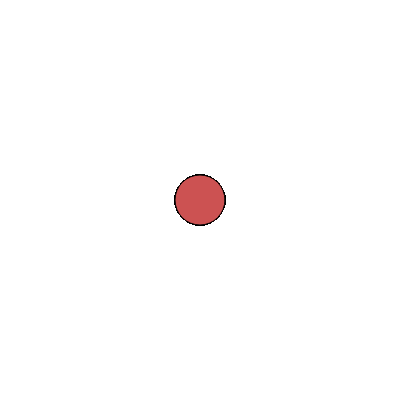
Frame 1 (no input)
Frame 60 (no input): identical to frame 1, image omitted
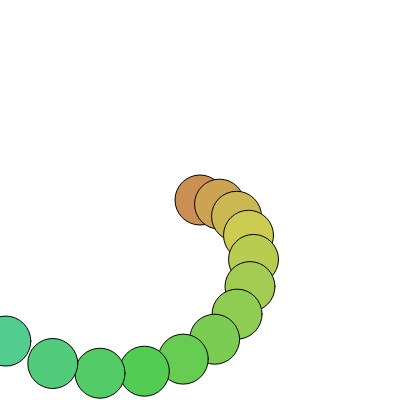
Frame 120 (the mouse pressed at the canvas centre since frame 60)

The p5.js sketch that drew these frames (run headless with seeded random() and noise() and a simulated clock; from frame 60 on, the mouse is pressed at the canvas centre):

// p5.js sketch
// ── sketch.js
function setup() {
  createCanvas(400, 400);
  colorMode(HSB);
}


function draw() {
  background(200);
  var redColor = 255;



// this is for loop. it is made up of 3 statements inside (declare, condition (t or f), changing the variable you declared)

  var myVar = 0;
  var numOfLoop = 600;
  var circleSize = 50;
  for (var i = 0; i < numOfLoop; i++) {
    var theta = i * ((Math.PI * 2) / numOfLoop) * (mouseY * 0.1)
    var radius = 0.1 * i * mouseX;

    var xPos = Math.cos(theta) * radius + width/2;
    var yPos = Math.sin(theta) * radius + height/2;

    fill(30 + i * 10, 60, 80);
    ellipse(xPos, yPos, circleSize, circleSize);
  }
}
